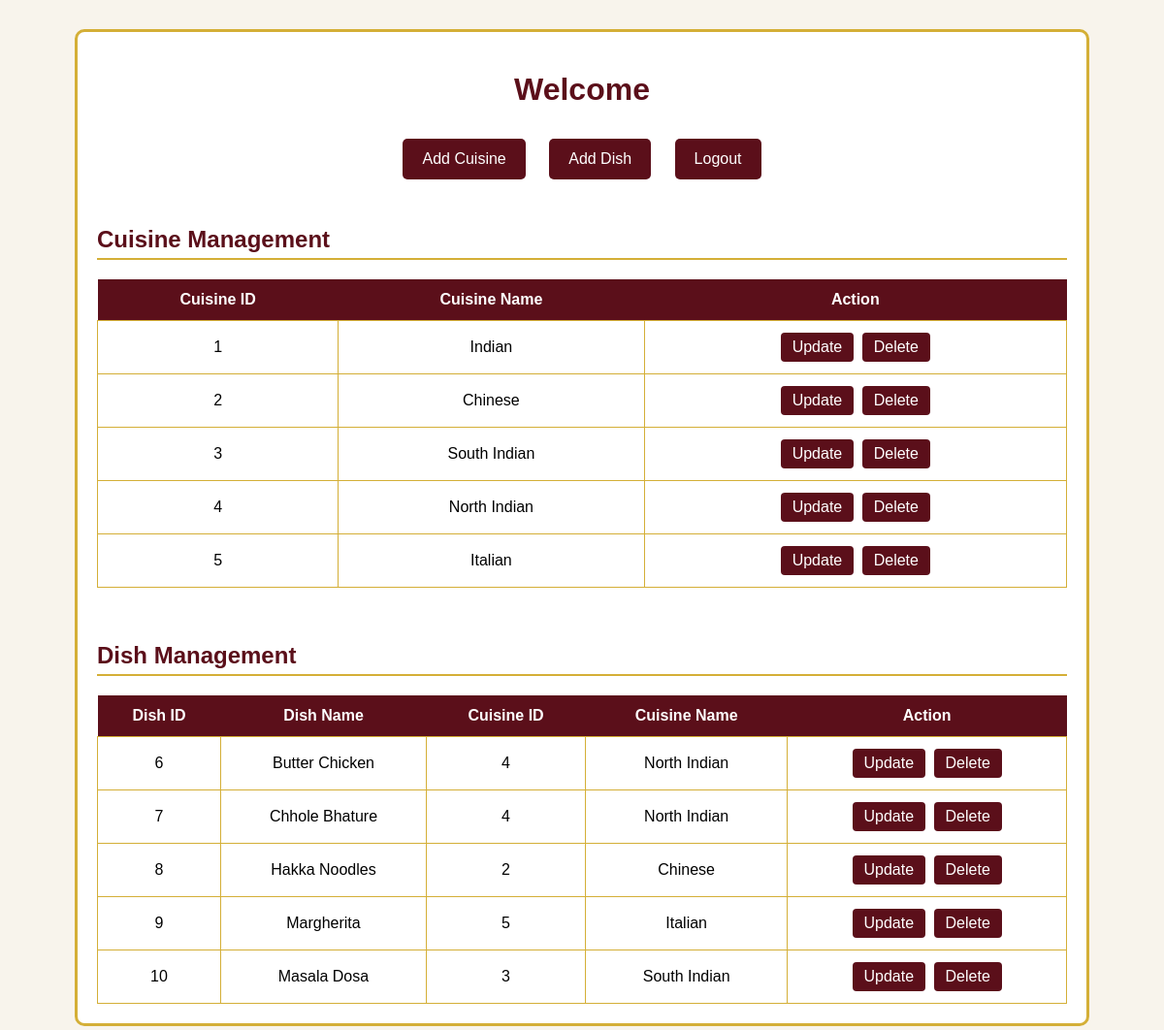
/adminpanel.php (signed in), run on the app's committed database.
### tables this page shows
CREATE TABLE `categories` (
  `cuisineid` int(11) NOT NULL,
  `cuisinename` varchar(100) NOT NULL
);

CREATE TABLE `dishes` (
  `dishid` int(11) NOT NULL,
  `dishname` varchar(100) NOT NULL,
  `dishcuisine` int(11) NOT NULL,
  `price` int(5) NOT NULL,
  `image` varchar(255) NOT NULL DEFAULT ''
);

### adminpanel.php (the view, shortened to what this page needs)
<?php
include("config.php");
$cuisinequery="SELECT * FROM categories";
$cuisineresult=mysqli_query($conn,$cuisinequery);
$dishquery="SELECT *
            FROM dishes, categories
            WHERE dishes.dishcuisine=categories.cuisineid";
$dishresult=mysqli_query($conn,$dishquery);
?>
<!DOCTYPE html>
<html>
<head>
<link rel="stylesheet" href="style.css">
</head>
<body>
<div class="admin-container">
<h1>Welcome <?php echo $_SESSION['adminname']; ?></h1>
<div class="admin-menu">
<a href="addcuisine.php">Add Cuisine</a>
<a href="adddish.php">Add Dish</a>
<a href="logout.php">Logout</a>
</div>
<br>
<h2>Cuisine Management</h2>
<table>
<tr>
    <th>Cuisine ID</th>
    <th>Cuisine Name</th>
    <th>Action</th>
</tr>
<?php
while($row=mysqli_fetch_assoc($cuisineresult))
{
?>
<tr>
    <td><?php echo $row['cuisineid']; ?></td>
    <td><?php echo $row['cuisinename']; ?></td>
    <td>
        <a class="action-btn"
        href="updatecuisine.php?id=<?php echo $row['cuisineid']; ?>">
        Update
        </a>
        <a class="action-btn"
        href="deletecuisine.php?id=<?php echo $row['cuisineid']; ?>"
        onclick="return confirm('Delete this cuisine?')">
        Delete
        </a>
    </td>
</tr>
<?php
}
?>
</table>
<br><br>
<h2>Dish Management</h2>
<table>
<tr>
    <th>Dish ID</th>
    <th>Dish Name</th>
    <th>Cuisine ID</th>
    <th>Cuisine Name</th>
    <th>Action</th>
</tr>
<?php
while($row=mysqli_fetch_assoc($dishresult))
{
?>
<tr>
    <td><?php echo $row['dishid']; ?></td>
    <td><?php echo $row['dishname']; ?></td>
    <td><?php echo $row['cuisineid']; ?></td>
    <td><?php echo $row['cuisinename']; ?></td>
    <td>
        <a class="action-btn"
        href="updatedish.php?id=<?php echo $row['dishid']; ?>">
        Update
        </a>
        <a class="action-btn"
        href="deletedish.php?id=<?php echo $row['dishid']; ?>"
        onclick="return confirm('Delete this dish?')">
        Delete
        </a>
    </td>
</tr>
<?php
}
?>
</table>
</div>
</body>
</html>

### style.css (style rules this page uses)
body { background:#F8F4EC; font-family:Arial, Helvetica, sans-serif; }
h1 { text-align:center; color:#5B0F1A; }
a { color:#5B0F1A; text-decoration:none; }
h2 { color:#5B0F1A; border-bottom:2px solid #D4AF37; padding-bottom:5px; }
table { width:100%; border-collapse:collapse; background:white; }
table th { background:#5B0F1A; color:white; padding:12px; }
table td { padding:10px; border:1px solid #D4AF37; text-align:center; }
.action-btn { background:#5B0F1A; color:white; padding:6px 12px; text-decoration:none; border-radius:4px; margin:2px; display:inline-block; }
.admin-container { width:90%; max-width:1000px; margin:30px auto; background:white; padding:20px; border:3px solid #D4AF37; border-radius:10px; }
.admin-menu { text-align:center; }
.admin-menu a { display:inline-block; margin:10px; padding:12px 20px; background:#5B0F1A; color:white; text-decoration:none; border-radius:5px; }
html { scroll-behavior:smooth; }

### data on the page
categories: cuisineid "1", cuisinename "Indian"
categories: cuisineid "2", cuisinename "Chinese"
categories: cuisineid "3", cuisinename "South Indian"
categories: cuisineid "4", cuisinename "North Indian"
categories: cuisineid "5", cuisinename "Italian"
dishes: dishid "6", dishname "Butter Chicken", dishcuisine.cuisineid "4", dishcuisine.cuisinename "North Indian"
dishes: dishid "7", dishname "Chhole Bhature", dishcuisine.cuisineid "4", dishcuisine.cuisinename "North Indian"
dishes: dishid "8", dishname "Hakka Noodles", dishcuisine.cuisineid "2", dishcuisine.cuisinename "Chinese"
dishes: dishid "9", dishname "Margherita", dishcuisine.cuisineid "5", dishcuisine.cuisinename "Italian"
dishes: dishid "10", dishname "Masala Dosa", dishcuisine.cuisineid "3", dishcuisine.cuisinename "South Indian"
